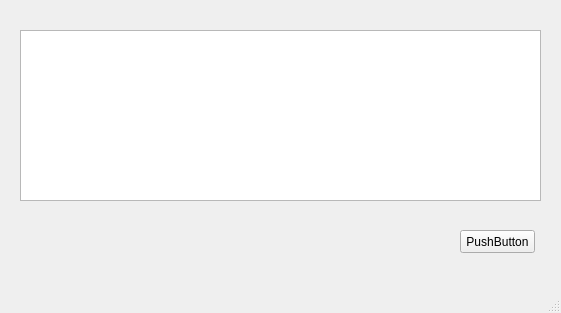
<?xml version="1.0" encoding="UTF-8"?>
<ui version="4.0">
 <class>MainWindow</class>
 <widget class="QMainWindow" name="MainWindow">
  <property name="geometry">
   <rect>
    <x>0</x>
    <y>0</y>
    <width>561</width>
    <height>313</height>
   </rect>
  </property>
  <property name="windowTitle">
   <string>MainWindow</string>
  </property>
  <widget class="QWidget" name="centralwidget">
   <widget class="QTableWidget" name="tableWidget">
    <property name="geometry">
     <rect>
      <x>20</x>
      <y>30</y>
      <width>521</width>
      <height>171</height>
     </rect>
    </property>
   </widget>
   <widget class="QPushButton" name="pushButton">
    <property name="geometry">
     <rect>
      <x>460</x>
      <y>230</y>
      <width>75</width>
      <height>23</height>
     </rect>
    </property>
    <property name="text">
     <string>PushButton</string>
    </property>
   </widget>
  </widget>
  <widget class="QMenuBar" name="menubar">
   <property name="geometry">
    <rect>
     <x>0</x>
     <y>0</y>
     <width>561</width>
     <height>21</height>
    </rect>
   </property>
  </widget>
  <widget class="QStatusBar" name="statusbar"/>
 </widget>
 <resources/>
 <connections/>
</ui>
